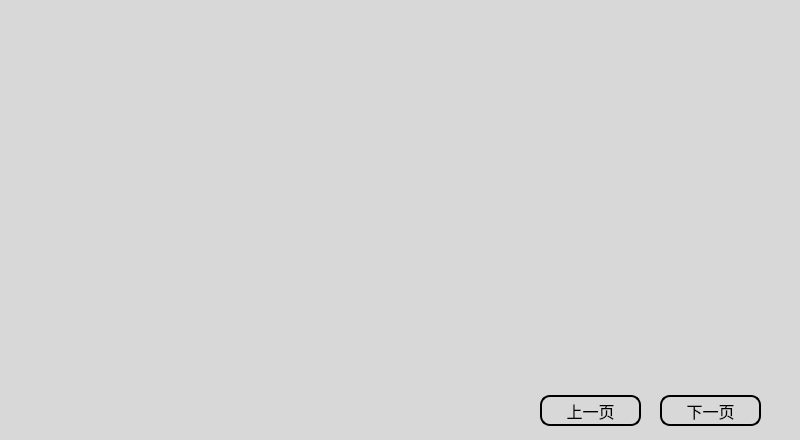
<?xml version="1.0" encoding="UTF-8"?>
<ui version="4.0">
 <class>VehicleTCUPage</class>
 <widget class="QWidget" name="VehicleTCUPage">
  <property name="geometry">
   <rect>
    <x>0</x>
    <y>0</y>
    <width>800</width>
    <height>440</height>
   </rect>
  </property>
  <property name="windowTitle">
   <string>Form</string>
  </property>
  <property name="styleSheet">
   <string notr="true">QLabel
{
	font:  14px;
	color: black;
	border:2px solid;
}</string>
  </property>
  <widget class="QLabel" name="VehicleTCUPage_background">
   <property name="geometry">
    <rect>
     <x>0</x>
     <y>0</y>
     <width>800</width>
     <height>440</height>
    </rect>
   </property>
   <property name="styleSheet">
    <string notr="true">background-color: rgb(216, 216, 216);
border-color: rgb(216, 216, 216);</string>
   </property>
   <property name="text">
    <string/>
   </property>
  </widget>
  <widget class="QPushButton" name="VehicleTCUPage_Button_NextPage">
   <property name="geometry">
    <rect>
     <x>660</x>
     <y>395</y>
     <width>101</width>
     <height>31</height>
    </rect>
   </property>
   <property name="focusPolicy">
    <enum>Qt::NoFocus</enum>
   </property>
   <property name="styleSheet">
    <string notr="true">font: 75  16px;
color: rgb(0, 0, 0);
background-color: rgb(216, 216, 216);
border:2px solid black;
border-radius:10px;
padding:2px 4px;</string>
   </property>
   <property name="text">
    <string>下一页</string>
   </property>
  </widget>
  <widget class="QLabel" name="VehicleTCUPage_Label_Page">
   <property name="geometry">
    <rect>
     <x>370</x>
     <y>390</y>
     <width>131</width>
     <height>41</height>
    </rect>
   </property>
   <property name="styleSheet">
    <string notr="true">font: 75 bold 18px;
border-color: rgb(216, 216, 216);</string>
   </property>
   <property name="text">
    <string/>
   </property>
  </widget>
  <widget class="QPushButton" name="VehicleTCUPage_Button_PrePage">
   <property name="geometry">
    <rect>
     <x>540</x>
     <y>395</y>
     <width>101</width>
     <height>31</height>
    </rect>
   </property>
   <property name="focusPolicy">
    <enum>Qt::NoFocus</enum>
   </property>
   <property name="styleSheet">
    <string notr="true">font: 75  16px;
color: rgb(0, 0, 0);
background-color: rgb(216, 216, 216);
border:2px solid black;
border-radius:10px;
padding:2px 4px;</string>
   </property>
   <property name="text">
    <string>上一页</string>
   </property>
  </widget>
 </widget>
 <resources/>
 <connections/>
</ui>
